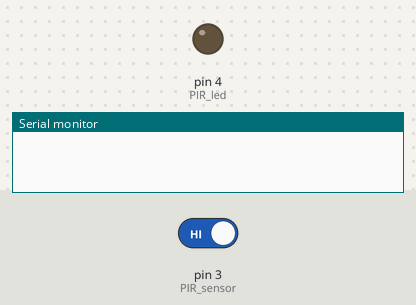
The sketch below on a simulated Arduino Uno, built with avr-gcc and run on an emulated ATmega328P. On the bench: output pins drawn as LEDs (lit = HIGH), the last lines printed to the serial monitor. The test bench sets the inputs (shaded band); at power-on: pin 3 (PIR_sensor) HIGH.

Above: at 1.2 s.
1.3 s: pin 3 (PIR_sensor) driven LOW
At 1.6 s:
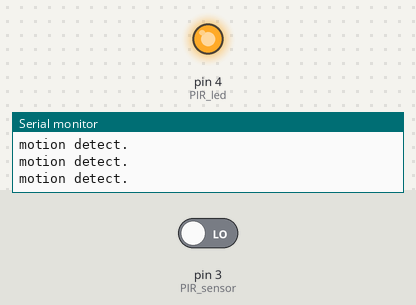
2.8 s: pin 3 (PIR_sensor) driven HIGH
At 3.2 s:
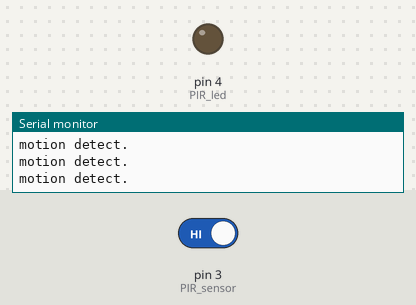
Timing chart, 0 to 5.8 s (numbered marks = the images above; inputs shaded):
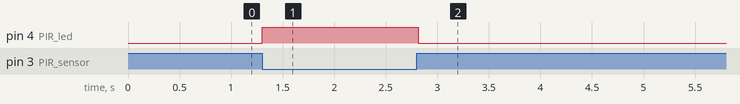

The sketch:

pir.ino
```cpp
#define PIR_sensor 3
#define PIR_led 4

void setup()
{
  Serial.begin(9600);
  pinMode(PIR_led,OUTPUT);
  pinMode(PIR_sensor,INPUT);
}

void loop()
{
  int PIR_value = digitalRead(PIR_sensor);
  if (PIR_value == LOW)
  {
    digitalWrite(PIR_led,HIGH);
    Serial.println("motion detect.");
   }
  else
    {
    digitalWrite(PIR_led,LOW);
    }
}
```

Measured:
- after the input at 1.3 s, pin 4 (PIR_led): LOW → HIGH at once
- after the input at 2.8 s, pin 4 (PIR_led): HIGH → LOW at once
